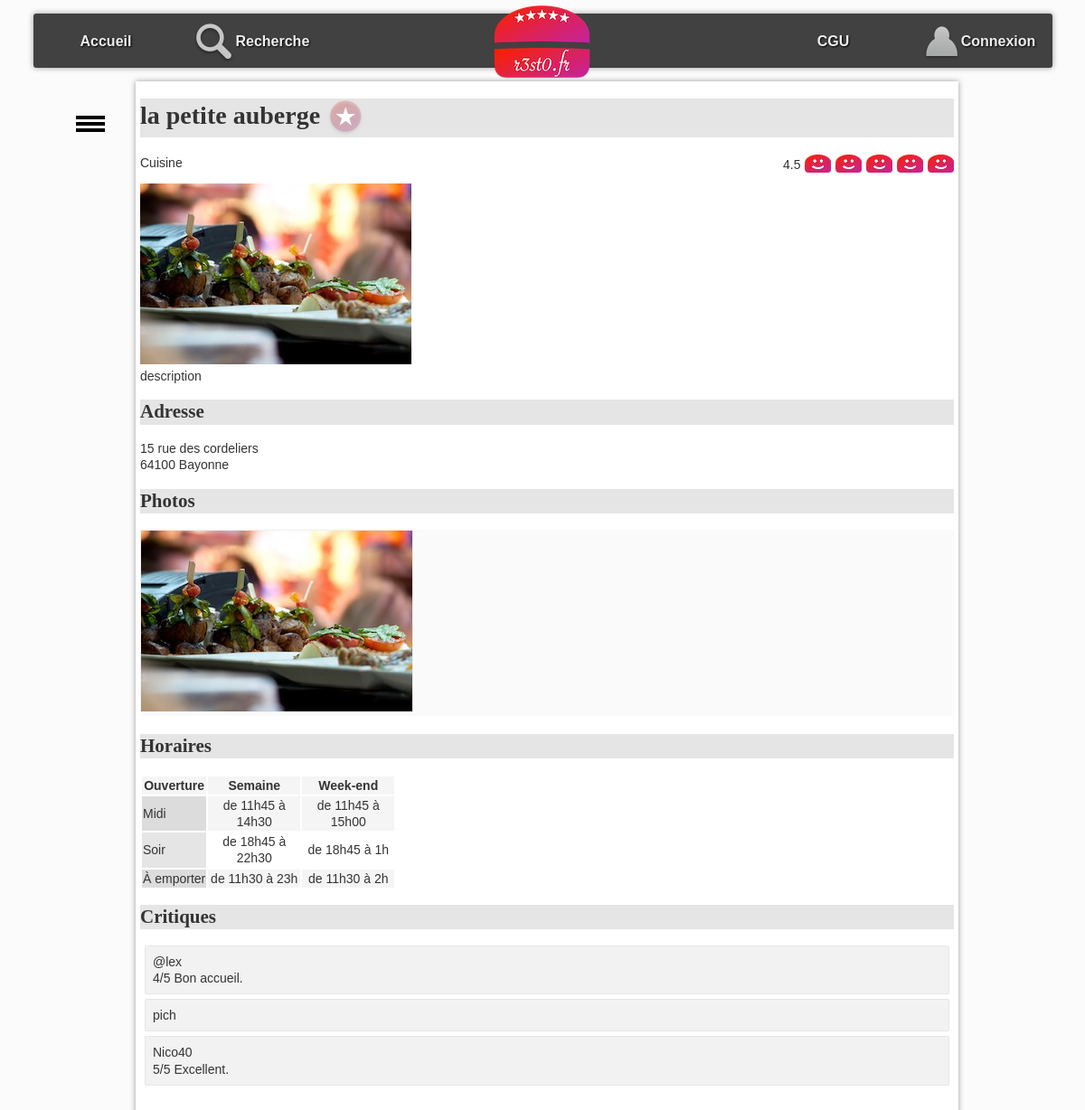
/?action=detail&idR=7, run on an earlier commit of the app's database.
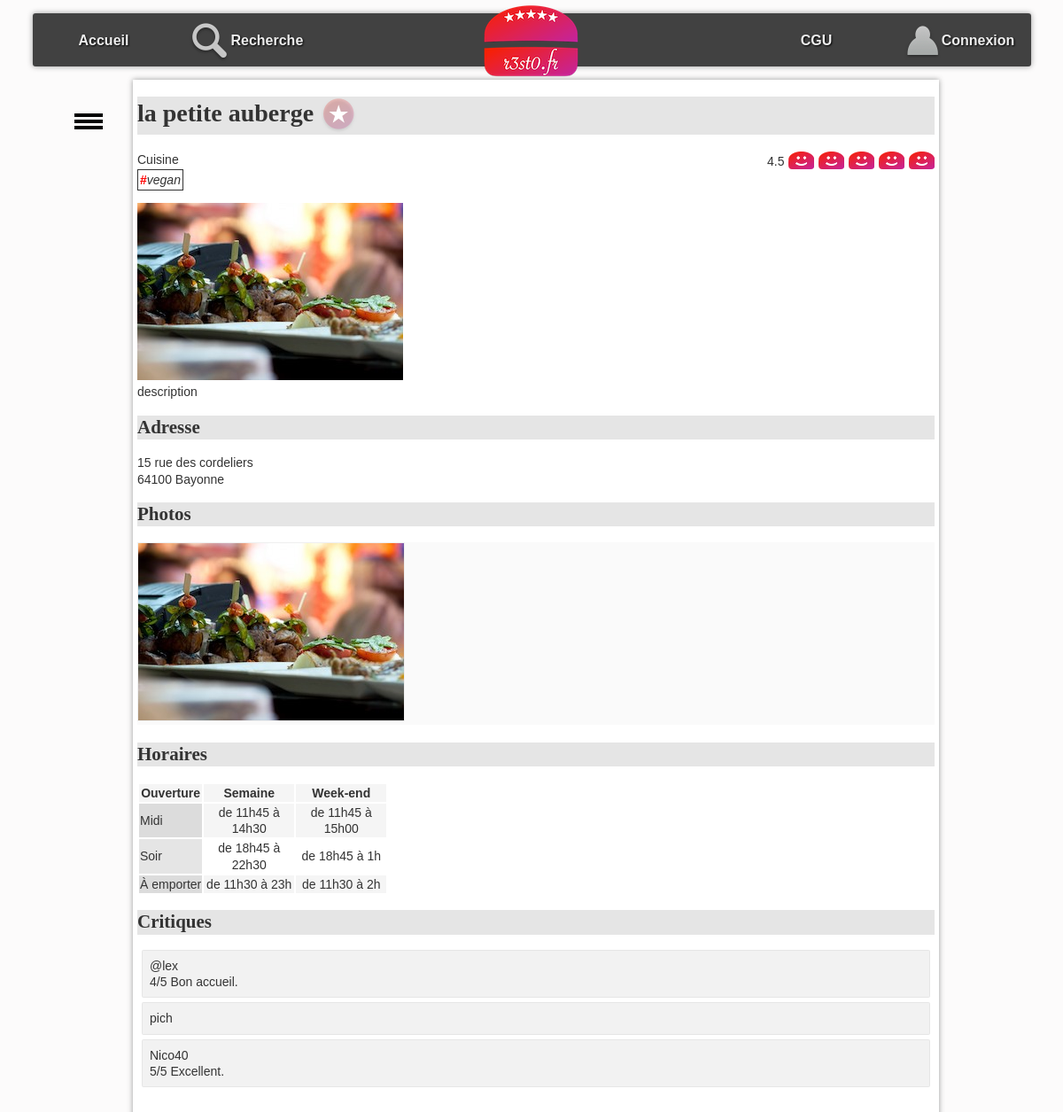
And on a later commit of the database.
### tables this page shows
CREATE TABLE IF NOT EXISTS `photo` (
  `idP` bigint(20) NOT NULL,
  `cheminP` varchar(255) DEFAULT NULL,
  `idR` bigint(20) DEFAULT NULL,
  PRIMARY KEY (`idP`),
  KEY `idR` (`idR`)
);

CREATE TABLE IF NOT EXISTS `critiquer` (
  `idR` bigint(20) NOT NULL,
  `note` int(11) DEFAULT NULL,
  `commentaire` varchar(4096) DEFAULT NULL,
  `idU` bigint(20) NOT NULL,
  PRIMARY KEY (`idR`,`idU`),
  KEY `critiquer_ibfk_2` (`idU`)
);

CREATE TABLE IF NOT EXISTS `utilisateur` (
  `idU` bigint(20) NOT NULL AUTO_INCREMENT,
  `mailU` varchar(150) NOT NULL,
  `mdpU` varchar(50) DEFAULT NULL,
  `pseudoU` varchar(50) DEFAULT NULL,
  PRIMARY KEY (`idU`),
  UNIQUE KEY `mailU` (`mailU`)
);

CREATE TABLE IF NOT EXISTS `typecresto` (
  `idR` bigint(20) NOT NULL,
  `idTC` bigint(20) NOT NULL,
  KEY `FBK_resto` (`idR`),
  KEY `FBK_typec` (`idTC`)
);

CREATE TABLE IF NOT EXISTS `typescuisine` (
  `idTC` bigint(20) NOT NULL AUTO_INCREMENT,
  `libelleTC` varchar(100) NOT NULL,
  PRIMARY KEY (`idTC`)
);

### index.php (called while the page is built, shortened)
<?php
require_once "getRacine.php";
require_once "$racine/includes/autoload.inc.php";
require_once "$racine/includes/authentification.inc.php";
if (isset($_GET["action"])){
    $action = $_GET["action"];
}
else{
    $action = "defaut";
}
$fichier = controleurPrincipal($action);
try{
    require_once "$racine/controleur/$fichier";
} catch (Throwable $e) {
    ajouterMessage($action." : ".$e->getMessage() . " (ligne " . $e->getLine() . ")" . " dans le fichier " . $e->getFile());
    $titre = "Erreur";
    require_once "$racine/vue/entete.html.php";
    require_once "$racine/vue/pied.html.php";
}

### includes/autoload.inc.php (called while the page is built, shortened)
<?php
function chargeurBaseEspacesDeNoms(string $className) {
    $fileName = __DIR__ . '/../';
    $fileName .= str_replace('\\', DIRECTORY_SEPARATOR, $className) . '.class.php';
}

### modele/dao/Bdd.class.php (called while the page is built, shortened)
<?php
class Bdd {
    private static ?PDO $pdo=null;
    private static $login = "mgrandbarbe";
    private static $mdp = "6Yp26JeE";
    private static $bd = "mgrandbarbe_resto2";
    private static $serveur = "localhost";
    private static $pdoOptions = array  (
        PDO::MYSQL_ATTR_INIT_COMMAND => "SET NAMES utf8"
        ,PDO::ATTR_ERRMODE => PDO::ERRMODE_EXCEPTION
                                        );
    public static function connecter() : ?PDO  {
        if (is_null(self::$pdo)) {
                self::$pdo = new PDO("mysql:host=".self::$serveur.";dbname=".self::$bd, self::$login, self::$mdp, self::$pdoOptions);
        }
        return self::$pdo;
    }
    public static function getConnexion() : ?PDO {
        return self::$pdo;
    }
}

### modele/dao/RestoDAO.class.php (called while the page is built, shortened)
<?php
class RestoDAO {
    public static function getOneById(int $id): ?Resto {
        $leResto = null;
        try {
            $requete = "SELECT * FROM resto WHERE idR = :idR";
            $stmt = Bdd::getConnexion()->prepare($requete);
            $stmt->bindParam(':idR', $id, PDO::PARAM_INT);
            $ok = $stmt->execute();
            if ($ok && $stmt->rowCount() > 0) {
                $enreg = $stmt->fetch(PDO::FETCH_ASSOC);
                $leResto = self::enregistrementVersObjet($enreg);
            }
        } catch (PDOException $e) {
            throw new Exception("Erreur dans la méthode " . get_called_class() . "::getOneById : <br/>" . $e->getMessage());
        }
        return $leResto;
    }
    private static function enregistrementVersObjet(array $enreg): Resto {
        $id = $enreg['idR'];
        $leResto = new Resto(
                $enreg['idR'], $enreg['nomR'], $enreg['numAdrR'], $enreg['voieAdrR'], $enreg['cpR'], $enreg['villeR'],
                $enreg['latitudeDegR'], $enreg['longitudeDegR'], $enreg['descR'], $enreg['horairesR']
        );
        $lesCritiques = CritiqueDAO::getAllByResto($id);
        $lesPhotos = PhotoDAO::getAllByResto($id);
        $lesTypesCuisine = TypeCuisineDAO::getAllByResto($id);
        $leResto->setLesPhotos($lesPhotos);
        $leResto->setLesCritiques($lesCritiques);
        $leResto->setLesTypesCuisine($lesTypesCuisine);
        return $leResto;
    }
}

### modele/dao/CritiqueDAO.class.php (called while the page is built, shortened)
<?php
class CritiqueDAO {
    public static function getNoteMoyenneByIdR(int $idR): float {
        $retour = -1;
        try {
            $requete = "select avg(note) as moyenne from critiquer where idR=:idR";
            $stmt = Bdd::getConnexion()->prepare($requete);
            $stmt->bindParam(':idR', $idR, PDO::PARAM_INT);
            $ok = $stmt->execute();
            if ($ok && $stmt->rowCount() > 0) {
                $enreg = $stmt->fetch(PDO::FETCH_ASSOC);
                if (!is_null($enreg["moyenne"])){
                    $retour = $enreg["moyenne"];
                }
            }
        } catch (PDOException $e) {
            throw new Exception("Erreur dans la méthode " . get_called_class() . "::getNoteMoyenneByIdR : <br/>" . $e->getMessage());
        }
        return $retour;
    }
    public static function getAllByResto(int $idR): array {
        $lesObjets = array();
        try {
            $requete = "SELECT * FROM critiquer c"
                    . " INNER JOIN utilisateur u ON  c.idU = u.idU "
                    . " WHERE idR = :idR";
            $stmt = Bdd::getConnexion()->prepare($requete);
            $stmt->bindParam(':idR', $idR, PDO::PARAM_INT);
            $ok = $stmt->execute();
            if ($ok) {
                while ($enreg = $stmt->fetch(PDO::FETCH_ASSOC)) {
                    $user = new Utilisateur($enreg['idU'], $enreg['mailU'], $enreg['mdpU'], $enreg['pseudoU']);
                    $lesObjets[] = new Critique($enreg['note'], $enreg['commentaire'], $user);
                }
            }
        } catch (PDOException $e) {
            throw new Exception("Erreur dans la méthode " . get_called_class() . "::getAllByResto : <br/>" . $e->getMessage());
        }
        return $lesObjets;
    }
}

### modele/dao/PhotoDAO.class.php (called while the page is built, shortened)
<?php
class PhotoDAO {
    public static function getAllByResto(int $idR): array {
        $lesObjets = array();
        try {
            $requete = "SELECT * FROM photo WHERE idR = :idR";
            $stmt = Bdd::getConnexion()->prepare($requete);
            $stmt->bindParam(':idR', $idR, PDO::PARAM_INT);
            $ok = $stmt->execute();
            if ($ok) {
                while ($enreg = $stmt->fetch(PDO::FETCH_ASSOC)) {
                    $lesObjets[] = new Photo($enreg['idP'], $enreg['cheminP']);
                }
            }
        } catch (PDOException $e) {
            throw new Exception("Erreur dans la méthode " . get_called_class() . "::getAllByResto : <br/>" . $e->getMessage());
        }
        return $lesObjets;
    }
}

### modele/dao/TypeCuisineDAO.class.php (called while the page is built, shortened)
<?php
class TypeCuisineDAO {
    public static function getAllByResto(int $idR): array {
        $lesObjets = array();
        try {
            $requete = "SELECT * FROM typescuisine t INNER JOIN typecresto tr ON t.idTC = tr.idTC WHERE tr.idR = :idR";
            $stmt = Bdd::getConnexion()->prepare($requete);
            $stmt->bindParam(':idR', $idR, PDO::PARAM_INT);
            $ok = $stmt->execute();
            if ($ok) {
                while ($ligne = $stmt->fetch(PDO::FETCH_ASSOC)) {
                    $objet = new TypesCuisine($ligne['idTC'], $ligne['libelleTC']);
                    $lesObjets[] = $objet;
                }
            }
        } catch (PDOException $e) {
            throw new Exception("Erreur dans la méthode " . get_called_class() . "::getAllByResto : <br/>" . $e->getMessage());
        }
        return $lesObjets;
    }
}

### modele/metier/Resto.class.php (called while the page is built, shortened)
<?php
class Resto {
    private int $idR;
    private ?string $nomR;
    private ?string $descR;
    private ?string $horairesR;
    private array $lesPhotos;
    private array $lesCritiques;
    function __construct(int $idR, string $nomR, ?string $numAdr, ?string $voieAdr, ?string $cpR, ?string $villeR, ?float $latitudeDegR, ?float $longitudeDegR, ?string $descR, ?string $horairesR) {
        $this->idR = $idR;
        $this->nomR = $nomR;
        $this->descR = $descR;
        $this->horairesR = $horairesR;
        $this->lesCritiques = array();
        $this->lesPhotos = array();
    }
    function getIdR(): int {
        return $this->idR;
    }
    function getNomR(): ?string {
        return $this->nomR;
    }
    function getDescR(): ?string {
        return $this->descR;
    }
    function getHorairesR(): ?string {
        return $this->horairesR;
    }
    function getLesPhotos(): array {
        return $this->lesPhotos;
    }
    function getLesCritiques(): array {
        return $this->lesCritiques;
    }
    function setLesPhotos(array $lesPhotos): void {
        $this->lesPhotos = $lesPhotos;
    }
    function setLesCritiques(array $lesCritiques): void {
        $this->lesCritiques = $lesCritiques;
    }
}

### includes/authentification.inc.php (called while the page is built, shortened)
<?php
function getIdULoggedOn(): int {
    if (isLoggedOn()) {
        $ret = intval($_SESSION["idU"]);
    } else {
        $ret = 0;
    }
    return $ret;
}
function isLoggedOn(): bool {
    $ret = false;
    return $ret;
}

### modele/dao/AimerDAO.class.php (called while the page is built, shortened)
<?php
class AimerDAO {
    public static function estAimeById(int $idU, int $idR): bool {
        $retour = false;
        try {
            $requete = "SELECT * FROM aimer WHERE idR=:idR AND idU=:idU";
            $stmt = Bdd::getConnexion()->prepare($requete);
            $stmt->bindParam(':idU', $idU, PDO::PARAM_INT);
            $stmt->bindParam(':idR', $idR, PDO::PARAM_INT);
            $ok = $stmt->execute();
        } catch (PDOException $e) {
            throw new Exception("Erreur dans la méthode " . get_called_class() . "::estAimeByIdU : <br/>" . $e->getMessage());
        }
        return $retour;
    }
}

### modele/metier/Photo.class.php (called while the page is built, shortened)
<?php
class Photo {
    private string $cheminP;
    function __construct(int $idP, string $cheminP) {
        $this->cheminP = $cheminP;
    }
    function getCheminP(): string {
        return $this->cheminP;
    }
}

### modele/metier/Critique.class.php (called while the page is built, shortened)
<?php
class Critique {
    private ?int $note;
     private ?string $commentaire;
     private Utilisateur $leUtilisateur;
     function __construct(?int $note, ?string $commentaire, Utilisateur $unUtil) {
         $this->note = $note;
         $this->commentaire = $commentaire;
         $this->leUtilisateur = $unUtil;
     }
    function getNote(): ?int {
        return $this->note;
    }
    function getCommentaire(): ?string {
        return $this->commentaire;
    }
    function getLeUtilisateur(): Utilisateur {
        return $this->leUtilisateur;
    }
}

### modele/metier/TypesCuisine.class.php (called while the page is built, shortened)
<?php
class TypesCuisine {
     private string $libelle;
    function __construct(int $idTC, string $libelle) {
        $this->libelle = $libelle;
    }
    function getLibelle(): ?string {
        return $this->libelle;
    }
}

### vue/vueDetailResto.php (the view, shortened to what the changed rows need)
<h1><?= $unResto->getNomR(); ?>
    <?php if ($aimer != false) { ?>
        <a href="./?action=aimer&idR=<?= $unResto->getIdR(); ?>" ><img class="aimer" src="images/aime.png" alt="j'aime ce restaurant"></a>
    <?php } else { ?>
        <a href="./?action=aimer&idR=<?= $unResto->getIdR(); ?>" ><img class="aimer" src="images/aimepas.png" alt="je n'aime pas encore ce restaurant"></a>
    <?php } ?>
</h1>
<span id="note">
    <?php
        for ($i = 1; $i <= 5; $i++) { ?>
        <a class="aimer" href="./?action=noter&note=<?= $i ?>&idR=<?= $unResto->getIdR();?>" >
            <?php if ($i <= $noteMoy) { ?>
                <img class="note" src="images/like.png" alt="">
            <?php } else {
                ?>
                <img class="note" src="images/neutre.png" alt="line neutre">
            <?php } ?>
        </a>
    <?php } ?>
</span>
<span id="typecuisine">
    <?php
    echo "Cuisine <br>";
    foreach ($lesTypesCuisine as $unTypeCuisine) {
        ?>
        <div class="TC-block">
            <span class="TC-txt"><b>#</b><i><?= $unTypeCuisine->getLibelle(); ?></i></span>
        </div>
        <?php
    }
    ?>
</span>
<p id="principal">
    <?php
    if (count($lesPhotos) > 0) {
        $laPhoto = $lesPhotos[0];
        ?>
        <img src="photos/<?= $laPhoto->getCheminP() ?>" alt="photo du restaurant" />
    <?php } ?>
    <br />
    <?= $unResto->getDescR(); ?>
</p>
<h2 id="adresse">
    Adresse
</h2>
<h2 id="photos">
    Photos
</h2>
<ul id="galerie">
    <?php
    foreach ($lesPhotos as $laPhoto) {
        ?>
        <li> <img class="galerie" src="photos/<?= $laPhoto->getCheminP() ?>" alt="" /></li>
        <?php
    }
    ?>
</ul>
<h2 id="horaires">
    Horaires
</h2>
<?= $unResto->getHorairesR(); ?>
<h2 id="crit">Critiques</h2>
<ul id="critiques">
    <?php
    foreach ($critiques as $uneCritique) {
        ?>
        <li>
            <span>
                <?= $uneCritique->getLeUtilisateur()->getPseudoU() ?>
            </span>
            <div>
                <span>
                    <?php
                    if ($uneCritique->getNote()) {
                        ?>
                        <?= $uneCritique->getNote() ?>/5
                        <?php
                    }
                    ?>
                </span>
                <span><?= $uneCritique->getCommentaire() ?> </span>
            </div>
        </li>
    <?php } ?>
</ul>

What changed in the data, as far as the page shows it:
added typecresto: idTC.libelleTC "vegan"
